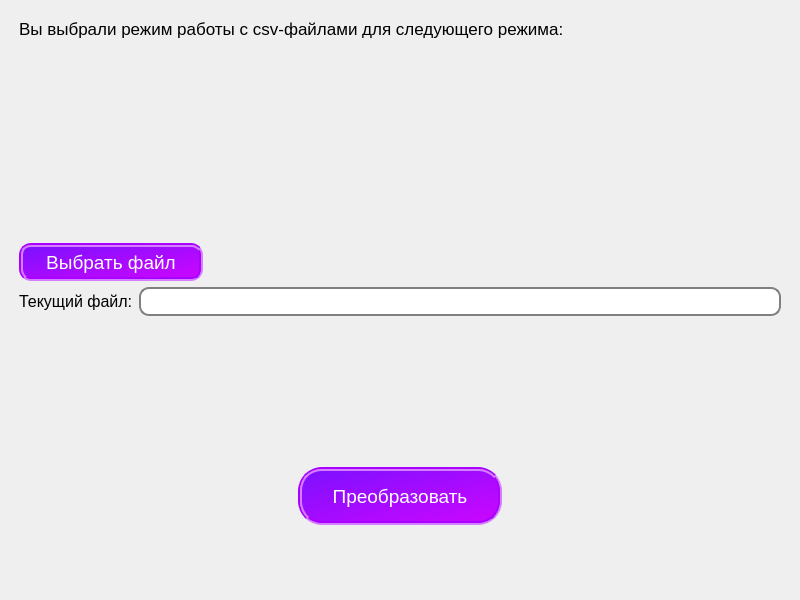
<?xml version="1.0" encoding="UTF-8"?>
<ui version="4.0">
 <class>CSV_Redact</class>
 <widget class="QMainWindow" name="CSV_Redact">
  <property name="geometry">
   <rect>
    <x>0</x>
    <y>0</y>
    <width>800</width>
    <height>600</height>
   </rect>
  </property>
  <property name="windowTitle">
   <string>CSV файлы</string>
  </property>
  <property name="styleSheet">
   <string notr="true">#centralwidget { 
            background-image:url(&quot;pic1.jpg&quot;); background-position: center;}</string>
  </property>
  <widget class="QWidget" name="centralwidget">
   <layout class="QGridLayout" name="gridLayout">
    <item row="0" column="0">
     <layout class="QVBoxLayout" name="verticalLayout_3">
      <property name="leftMargin">
       <number>10</number>
      </property>
      <property name="topMargin">
       <number>10</number>
      </property>
      <property name="rightMargin">
       <number>10</number>
      </property>
      <property name="bottomMargin">
       <number>10</number>
      </property>
      <item>
       <layout class="QVBoxLayout" name="verticalLayout_2">
        <item>
         <layout class="QVBoxLayout" name="verticalLayout">
          <item>
           <widget class="QLabel" name="first_text">
            <property name="font">
             <font>
              <family>Arial</family>
              <pointsize>13</pointsize>
             </font>
            </property>
            <property name="text">
             <string>Вы выбрали режим работы с csv-файлами для следующего режима: </string>
            </property>
           </widget>
          </item>
          <item>
           <widget class="QTextBrowser" name="textBrowser">
            <property name="font">
             <font>
              <family>Arial</family>
              <pointsize>13</pointsize>
             </font>
            </property>
            <property name="styleSheet">
             <string notr="true">background-color: rgba(255, 255, 255, 0);</string>
            </property>
            <property name="frameShape">
             <enum>QFrame::NoFrame</enum>
            </property>
           </widget>
          </item>
          <item>
           <widget class="QPushButton" name="choose_btn">
            <property name="font">
             <font>
              <family>Arial</family>
              <pointsize>14</pointsize>
             </font>
            </property>
            <property name="cursor">
             <cursorShape>PointingHandCursor</cursorShape>
            </property>
            <property name="styleSheet">
             <string notr="true">min-width:  176px;
background-color: qlineargradient(spread:pad, x1:0, y1:0, x2:1, y2:1, stop:0 rgba(124, 16, 255, 255), stop:1 rgba(205, 6, 255, 255));
color: rgb(255, 255, 255);
    max-width:  176px;
    min-height: 30px;
    max-height: 30px;
    border-radius: 12px;
border: 4px groove rgb(170, 0, 255);</string>
            </property>
            <property name="text">
             <string>Выбрать файл</string>
            </property>
           </widget>
          </item>
         </layout>
        </item>
        <item>
         <layout class="QHBoxLayout" name="horizontalLayout">
          <item>
           <widget class="QLabel" name="label_2">
            <property name="font">
             <font>
              <family>Arial</family>
              <pointsize>12</pointsize>
             </font>
            </property>
            <property name="text">
             <string>Текущий файл:</string>
            </property>
           </widget>
          </item>
          <item>
           <widget class="QLineEdit" name="current_file">
            <property name="font">
             <font>
              <family>Arial</family>
              <pointsize>14</pointsize>
             </font>
            </property>
            <property name="styleSheet">
             <string notr="true">border: 2px solid gray;
border-radius: 10px;</string>
            </property>
           </widget>
          </item>
         </layout>
        </item>
       </layout>
      </item>
      <item>
       <spacer name="verticalSpacer">
        <property name="orientation">
         <enum>Qt::Vertical</enum>
        </property>
        <property name="sizeHint" stdset="0">
         <size>
          <width>20</width>
          <height>89</height>
         </size>
        </property>
       </spacer>
      </item>
      <item alignment="Qt::AlignHCenter">
       <widget class="QPushButton" name="transform_btn">
        <property name="font">
         <font>
          <family>Arial</family>
          <pointsize>14</pointsize>
         </font>
        </property>
        <property name="cursor">
         <cursorShape>PointingHandCursor</cursorShape>
        </property>
        <property name="styleSheet">
         <string notr="true">min-width:  196px;
background-color: qlineargradient(spread:pad, x1:0, y1:0, x2:1, y2:1, stop:0 rgba(124, 16, 255, 255), stop:1 rgba(205, 6, 255, 255));
color: rgb(255, 255, 255);
    max-width:  196px;
    min-height: 50px;
    max-height: 50px;
    border-radius: 24px;
border: 4px groove rgb(170, 0, 255);</string>
        </property>
        <property name="text">
         <string>Преобразовать</string>
        </property>
       </widget>
      </item>
      <item alignment="Qt::AlignHCenter">
       <widget class="QLabel" name="ready_label">
        <property name="font">
         <font>
          <family>Arial</family>
          <pointsize>14</pointsize>
         </font>
        </property>
        <property name="text">
         <string/>
        </property>
       </widget>
      </item>
      <item alignment="Qt::AlignHCenter">
       <widget class="QLabel" name="amount_label">
        <property name="font">
         <font>
          <family>Arial</family>
          <pointsize>14</pointsize>
         </font>
        </property>
        <property name="text">
         <string/>
        </property>
       </widget>
      </item>
     </layout>
    </item>
   </layout>
  </widget>
 </widget>
 <resources/>
 <connections/>
</ui>
